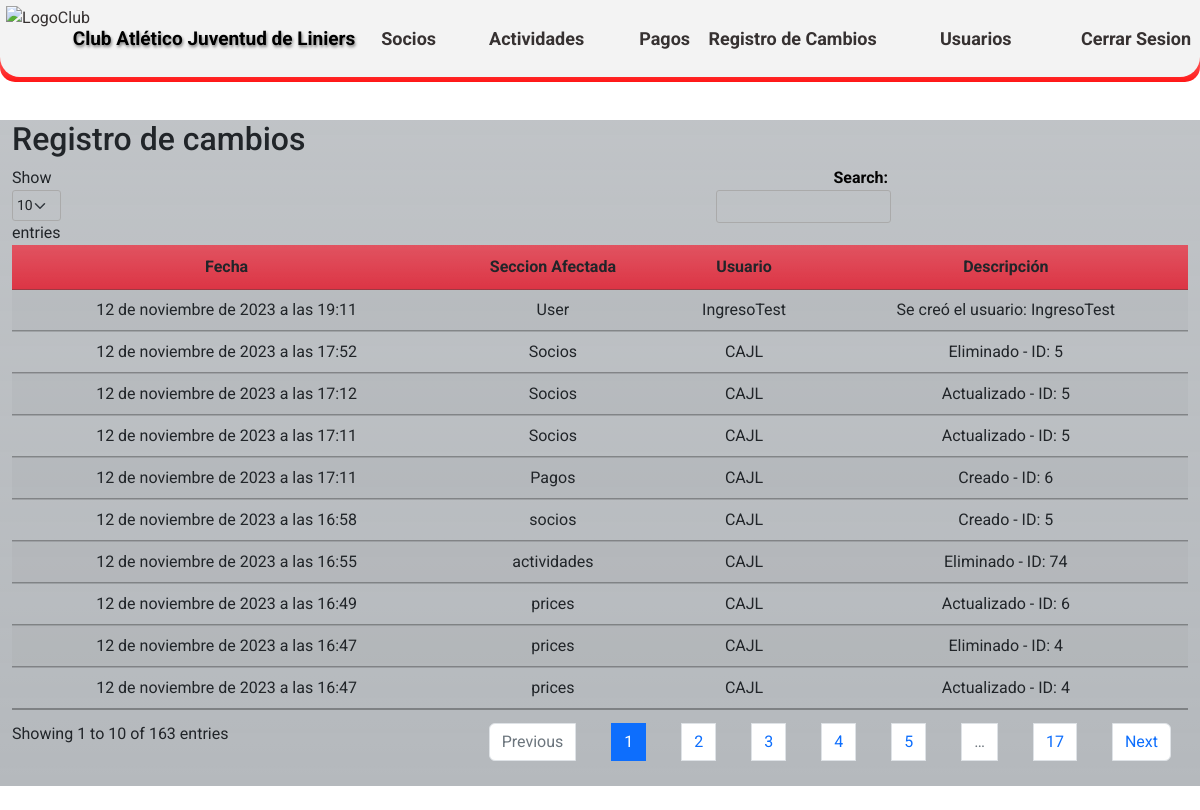
The app's page /change-log/ (signed in) with its own data.
### CAJL/aplications/changelog/models.py (models this page shows)
class ChangeLog(models.Model):
    date = models.DateTimeField(auto_now_add=True)
    model_name = models.CharField(max_length=100)
    user = models.ForeignKey(User, null=True, blank=True,on_delete=models.CASCADE)  # Asócialo a tu modelo de usuario si lo tienes
    description = models.TextField()
    class Meta:
        verbose_name = 'Registro de Cambio'
        verbose_name_plural = 'Registros de Cambios'
        ordering = ['-date']

### CAJL/aplications/changelog/views.py (the view)
# urls.py: path('change-log/', change_log_view, name='change_log_view'),
@login_required
def change_log_view(request):
    change_logs = ChangeLog.objects.all()
    return render(request, 'changelog/change_log.html', {'change_logs': change_logs})

### templates/changelog/change_log.html (shortened to what this page needs)
{% extends 'loginregister/base.html' %}
{% load static %}
{% block content %}
<!DOCTYPE html>
<html>
<head>
    <!DOCTYPE html>
<html>
<head>
    <link rel="stylesheet" type="text/css" href={% static 'css/Estilos_DT.css' %} media="screen">
    <link rel="stylesheet" href="https://cdnjs.cloudflare.com/ajax/libs/font-awesome/6.2.0/css/all.min.css"/>
    <link rel="stylesheet" type="text/css" href="https://cdn.datatables.net/1.10.25/css/jquery.dataTables.min.css">
</head>
<body>
    <br>
    <br>
    <br>
    <br>
        <div class="container h-60 my-4">
            <div class="row">
                <div class="col-xl-12 bg-secondary bg-gradient bg-opacity-50">
                    <h2>Registro de cambios</h2>
            <table id="changeLogTable" class="display table table-striped">
                <thead>
                    <tr>
                        <th class="centered bg-danger bg-gradient">Fecha</th>
                        <th class="centered bg-danger bg-gradient">Seccion Afectada</th>
                        <th class="centered bg-danger bg-gradient">Usuario</th>
                        <th class="centered bg-danger bg-gradient">Descripción</th>
                    </tr>
                </thead>
                <tbody>
                            {% for change_log in change_logs %}
                        <tr>
                            <td class="centered">{{ change_log.date }}</td>
                            <td class="centered">{{ change_log.model_name }}</td>
                            <td class="centered">{{ change_log.user }}</td>
                            <td class="centered">{{ change_log.description }}</td>
                        </tr>
                    {% endfor %}
                </tbody>
            </table>
        </div>
    </div>
</div>
</body>
</html>
{% endblock %}

### static/css/EstilosHome1.css (style rules this page uses)
* { margin: 0; padding: 0; box-sizing: border-box; font-family: 'Roboto', sans-serif; }
body { background-color: #d1d6c1; margin: 0; padding: 0; background-image: url('https://github.com/MarcoNu97/Proyectos-Django/blob/main/Club-Atletico-Juventud-De-Liniers/static/images/Interior%20del%20Club.jpg?raw=true'); background-size: cover; background-position: center; background-attachment: fixed; background-repeat: no-repeat; }

### static/css/Estilos_DT.css (style rules this page uses)
div.container { max-width: 1300px; }
.centered { text-align: center !important; vertical-align: middle !important; }

### records on screen
ChangeLog: date "12 de noviembre de 2023 a las 19:11", model_name "User", user "IngresoTest", description "Se creó el usuario: IngresoTest"
ChangeLog: date "12 de noviembre de 2023 a las 17:52", model_name "Socios", user "CAJL", description "Eliminado - ID: 5"
ChangeLog: date "12 de noviembre de 2023 a las 17:12", model_name "Socios", user "CAJL", description "Actualizado - ID: 5"
ChangeLog: date "12 de noviembre de 2023 a las 17:11", model_name "Socios", user "CAJL", description "Actualizado - ID: 5"
ChangeLog: date "12 de noviembre de 2023 a las 17:11", model_name "Pagos", user "CAJL", description "Creado - ID: 6"
ChangeLog: date "12 de noviembre de 2023 a las 16:58", model_name "socios", user "CAJL", description "Creado - ID: 5"
ChangeLog: date "12 de noviembre de 2023 a las 16:55", model_name "actividades", user "CAJL", description "Eliminado - ID: 74"
ChangeLog: date "12 de noviembre de 2023 a las 16:49", model_name "prices", user "CAJL", description "Actualizado - ID: 6"
ChangeLog: date "12 de noviembre de 2023 a las 16:47", model_name "prices", user "CAJL", description "Eliminado - ID: 4"
ChangeLog: date "12 de noviembre de 2023 a las 16:47", model_name "prices", user "CAJL", description "Actualizado - ID: 4"
